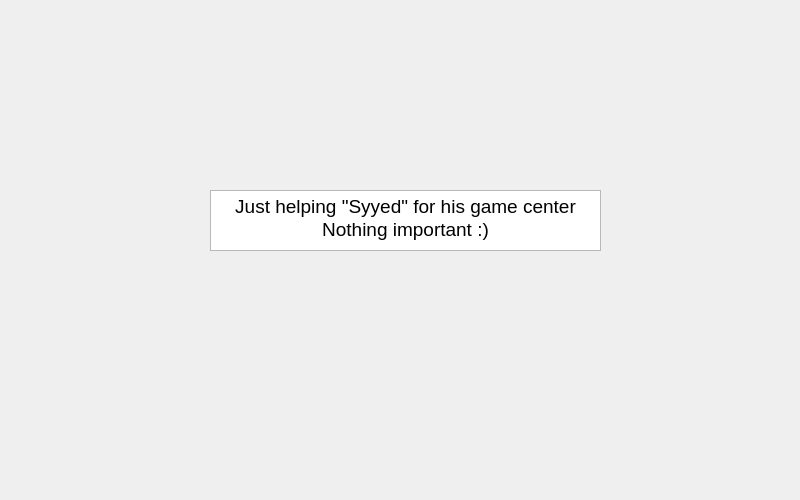
<?xml version="1.0" encoding="UTF-8"?>
<ui version="4.0">
 <class>AboutUs</class>
 <widget class="QDialog" name="AboutUs">
  <property name="geometry">
   <rect>
    <x>0</x>
    <y>0</y>
    <width>800</width>
    <height>500</height>
   </rect>
  </property>
  <property name="windowTitle">
   <string>About Us!</string>
  </property>
  <property name="autoFillBackground">
   <bool>true</bool>
  </property>
  <widget class="QTextBrowser" name="textBrowser">
   <property name="geometry">
    <rect>
     <x>210</x>
     <y>190</y>
     <width>391</width>
     <height>61</height>
    </rect>
   </property>
   <property name="html">
    <string>&lt;!DOCTYPE HTML PUBLIC &quot;-//W3C//DTD HTML 4.0//EN&quot; &quot;http://www.w3.org/TR/REC-html40/strict.dtd&quot;&gt;
&lt;html&gt;&lt;head&gt;&lt;meta name=&quot;qrichtext&quot; content=&quot;1&quot; /&gt;&lt;style type=&quot;text/css&quot;&gt;
p, li { white-space: pre-wrap; }
&lt;/style&gt;&lt;/head&gt;&lt;body style=&quot; font-family:'MS Shell Dlg 2'; font-size:8.25pt; font-weight:400; font-style:normal;&quot;&gt;
&lt;p align=&quot;center&quot; style=&quot; margin-top:0px; margin-bottom:0px; margin-left:0px; margin-right:0px; -qt-block-indent:0; text-indent:0px;&quot;&gt;&lt;span style=&quot; font-size:14pt;&quot;&gt;Just helping &amp;quot;Syyed&amp;quot; for his game center&lt;/span&gt;&lt;/p&gt;
&lt;p align=&quot;center&quot; style=&quot; margin-top:0px; margin-bottom:0px; margin-left:0px; margin-right:0px; -qt-block-indent:0; text-indent:0px;&quot;&gt;&lt;span style=&quot; font-size:14pt;&quot;&gt;Nothing important :)&lt;/span&gt;&lt;/p&gt;&lt;/body&gt;&lt;/html&gt;</string>
   </property>
  </widget>
 </widget>
 <resources/>
 <connections/>
</ui>
